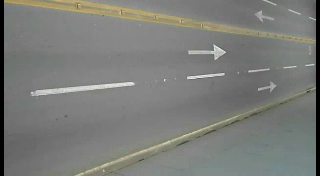
#> input picture frame 37 of videos/roadcars.avi, 320 x 176 px
$ python OpencvDemo077.py
#> lines starting #> are read from the running program, lines starting #| are printed output that depends on the picture
#!/usr/bin/env python3
#coding = utf-8

import logging
import numpy as np
import cv2 as cv

# 视频读写与处理
def OpencvDemo077():
    logging.basicConfig(level=logging.DEBUG)

    # 打开摄像头
    # capture = cv.VideoCapture(0)

    # 打开文件
    capture = cv.VideoCapture("videos/roadcars.avi")
    if not capture.isOpened():
        logging.error("could not read a video file!")
        return cv.Error.StsError

    width = int(capture.get(cv.CAP_PROP_FRAME_WIDTH))
    height = int(capture.get(cv.CAP_PROP_FRAME_HEIGHT))
    fps = capture.get(cv.CAP_PROP_FPS)
    num_of_frames = int(capture.get(cv.CAP_PROP_FRAME_COUNT))
    logging.info("frame width: {:d}, frame height: {:d}, FPS: {:.0f}, number of frames: {:d}"
                    .format(width, height, fps, num_of_frames))

    cv.namedWindow("video processing", cv.WINDOW_AUTOSIZE)
    index = 0
    result = None

    while True:
        ret, src = capture.read()
#> src is the input picture: shape (176, 320, 3); mean B, G, R 121, 124.5, 123.3
        if not ret:
            break

        c = cv.waitKey(50)
#> (key Esc is pressed here)
        if c >= 49: # '1'
            index = c - 49

        dst = process_frame(src, index)
#> in process_frame, `dst = cv.bitwise_not(src)`:
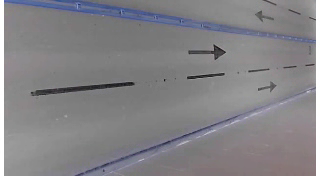
#> dst: shape (176, 320, 3); mean B, G, R 134, 130.5, 131.7

        h, w, ch = src.shape
#> h = 176; w = 320; ch = 3
        if result is None:
            result = np.zeros([h, w * 2, ch], dtype=src.dtype)
        result[0 : h, 0 : w, :] = src
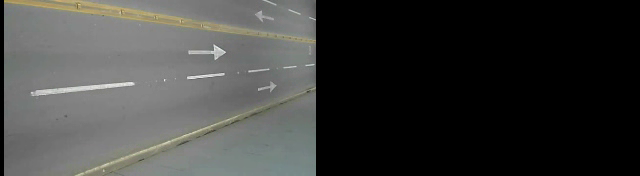
#> result: shape (176, 640, 3); mean B, G, R 60.5, 62.3, 61.7
        if index == 2:
            dst = cv.cvtColor(dst, cv.COLOR_GRAY2BGR) # 1 channel -> 3 channels
        result[0 : h, w : w * 2, :] = dst
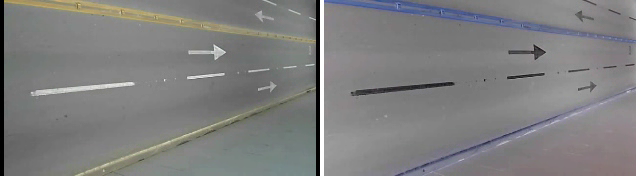
#> result: shape (176, 640, 3); mean B, G, R 127.5, 127.5, 127.5
        cv.putText(result, "original frame", (10, 20), cv.FONT_ITALIC, .6, (0, 0, 255), 1)
        cv.putText(result, "processed frame", (w + 10, 20), cv.FONT_ITALIC, .6, (0, 0, 255), 1)
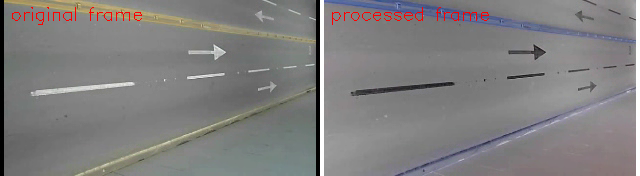
#> result: shape (176, 640, 3); mean B, G, R 126.8, 126.8, 128.2
        cv.imshow("video processing", result)

        if c == 27: # ESC
            break

    cv.waitKey(0)

    cv.destroyAllWindows()

    return cv.Error.StsOk

def process_frame(src, opt):
    if opt == 0:
        dst = cv.bitwise_not(src)
    elif opt == 1:
        dst = cv.GaussianBlur(src, (0, 0), 5)
    elif opt == 2:
        dst = cv.Canny(src, 100, 200)
    else:
        dst = np.copy(src)

    return dst

if __name__ == "__main__":
    OpencvDemo077()

# end of file

$ run again, starting later in the video
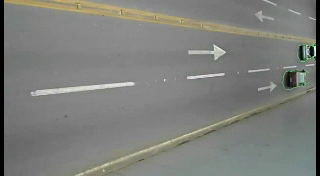
#> input picture frame 168 of videos/roadcars.avi, 320 x 176 px
#> in OpencvDemo077, src is the input picture: shape (176, 320, 3); mean B, G, R 122.7, 126.8, 125.5
#> in process_frame, `dst = cv.bitwise_not(src)`:
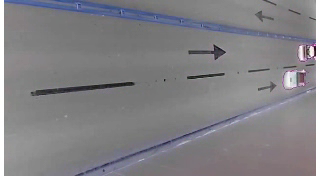
#> dst: shape (176, 320, 3); mean B, G, R 132.3, 128.2, 129.5
#> in OpencvDemo077, `cv.putText(result, "processed frame", (w + 10, 20), cv.FONT_ITALIC, .6..`:
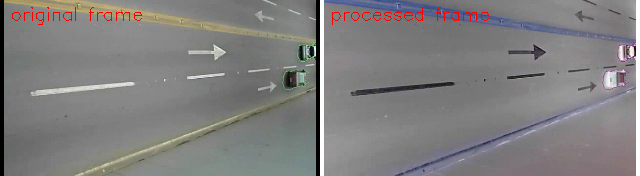
#> result: shape (176, 640, 3); mean B, G, R 126.8, 126.8, 128.2

$ run again, starting later in the video
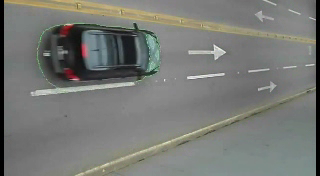
#> input picture frame 299 of videos/roadcars.avi, 320 x 176 px
#> in OpencvDemo077, src is the input picture: shape (176, 320, 3); mean B, G, R 117.1, 121.2, 119.4
#> in process_frame, `dst = cv.bitwise_not(src)`:
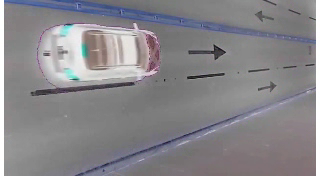
#> dst: shape (176, 320, 3); mean B, G, R 137.9, 133.8, 135.6
#> in OpencvDemo077, `cv.putText(result, "processed frame", (w + 10, 20), cv.FONT_ITALIC, .6..`:
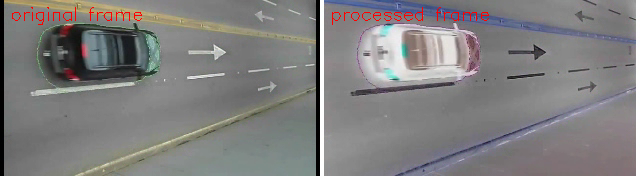
#> result: shape (176, 640, 3); mean B, G, R 126.8, 126.8, 128.2
